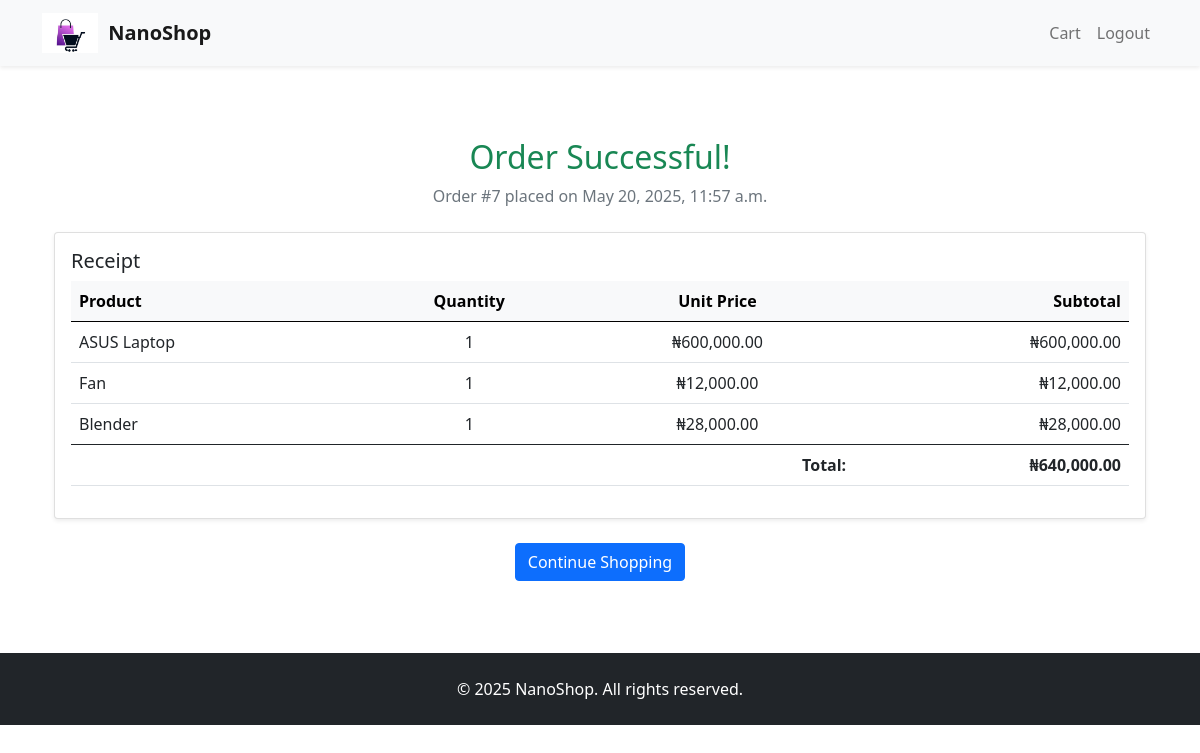
/shop/cart/success/7/ (signed in), run on the app's committed database.
### shop/models.py (models this page shows, shortened)
class Order(models.Model):
    STATUS_OPTIONS = [
        ('PENDING', 'Pending'),
        ('PLACED', 'Placed'),
        ('DELIVERED', 'Delivered'),
        ('CANCELED', 'Canceled'),
    ]
    ordered_by = models.ForeignKey(User, on_delete=models.CASCADE, related_name='ordered_by')
    ordered_on = models.DateTimeField(auto_now_add=True)
    status = models.CharField(max_length=10, choices=STATUS_OPTIONS)
    def get_total_amount(self):
        return sum(item.subtotal() for item in self.items.all())

class OrderItem(models.Model):
    order = models.ForeignKey(Order, related_name='items', on_delete=models.CASCADE)
    product = models.ForeignKey(Product, on_delete=models.CASCADE)
    quantity = models.PositiveIntegerField()
    def subtotal(self):
        return self.product.price * self.quantity

class Product(models.Model):
    product_name = models.CharField(max_length=50)
    price = models.DecimalField(max_digits=10, decimal_places=2)
    description = models.TextField()
    stock = models.IntegerField(default=1)
    category = models.ForeignKey(Category, on_delete=models.CASCADE)
    thumbnail = models.ImageField(upload_to='product_images/')
    user = models.ForeignKey(User, on_delete=models.CASCADE, related_name='user_product')

### shop/views.py (the view)
# urls.py: path('cart/success/<int:order_id>/', OrderSuccessView.as_view(), name='order_success'),
class OrderSuccessView(LoginRequiredMixin, TemplateView):
    template_name = 'cart/success.html'
    def get_context_data(self, **kwargs):
        context = super().get_context_data(**kwargs)
        order_id = self.kwargs.get('order_id')
        context['order'] = Order.objects.filter(
            id=order_id,
            ordered_by=self.request.user
        ).first()
        return context

### Templates/cart/success.html
{% extends 'base.html' %}
{% load humanize %}
{% block content %}
<div class="container mt-5">
  <div class="text-center">
    <h2 class="text-success">Order Successful!</h2>
    <p class="text-muted">Order #{{ order.id }} placed on {{ order.ordered_on|date:"F j, Y, g:i a" }}</p>
  </div>
  <div class="card mt-4 shadow-sm">
    <div class="card-body">
      <h5 class="card-title">Receipt</h5>
      <div class="table-responsive">
        <table class="table">
          <thead class="table-light">
            <tr>
              <th>Product</th>
              <th class="text-center">Quantity</th>
              <th class="text-center">Unit Price</th>
              <th class="text-end">Subtotal</th>
            </tr>
          </thead>
          <tbody>
            {% for item in order.items.all %}
              <tr>
                <td>{{ item.product.product_name }}</td>
                <td class="text-center">{{ item.quantity }}</td>
                <td class="text-center">₦{{ item.product.price|intcomma }}</td>
                <td class="text-end">₦{{ item.subtotal|intcomma }}</td>
              </tr>
            {% endfor %}
          </tbody>
          <tfoot>
            <tr>
              <td colspan="3" class="text-end"><strong>Total:</strong></td>
              <td class="text-end"><strong>₦{{ order.get_total_amount|intcomma }}</strong></td>
            </tr>
          </tfoot>
        </table>
      </div>
    </div>
  </div>
  <div class="text-center mt-4">
    <a href="{% url 'index' %}" class="btn btn-primary">Continue Shopping</a>
  </div>
</div>
{% endblock %}

### data on the page
Order: id "7", ordered_on "May 20, 2025, 11:57 a.m.", get_total_amount "640,000.00"
OrderItem: product.product_name "ASUS Laptop", quantity "1", product.price "600,000.00", subtotal "600,000.00"
OrderItem: product.product_name "Fan", quantity "1", product.price "12,000.00", subtotal "12,000.00"
OrderItem: product.product_name "Blender", quantity "1", product.price "28,000.00", subtotal "28,000.00"

### other printed values
{{ year|default:"2025" }} "2025"
